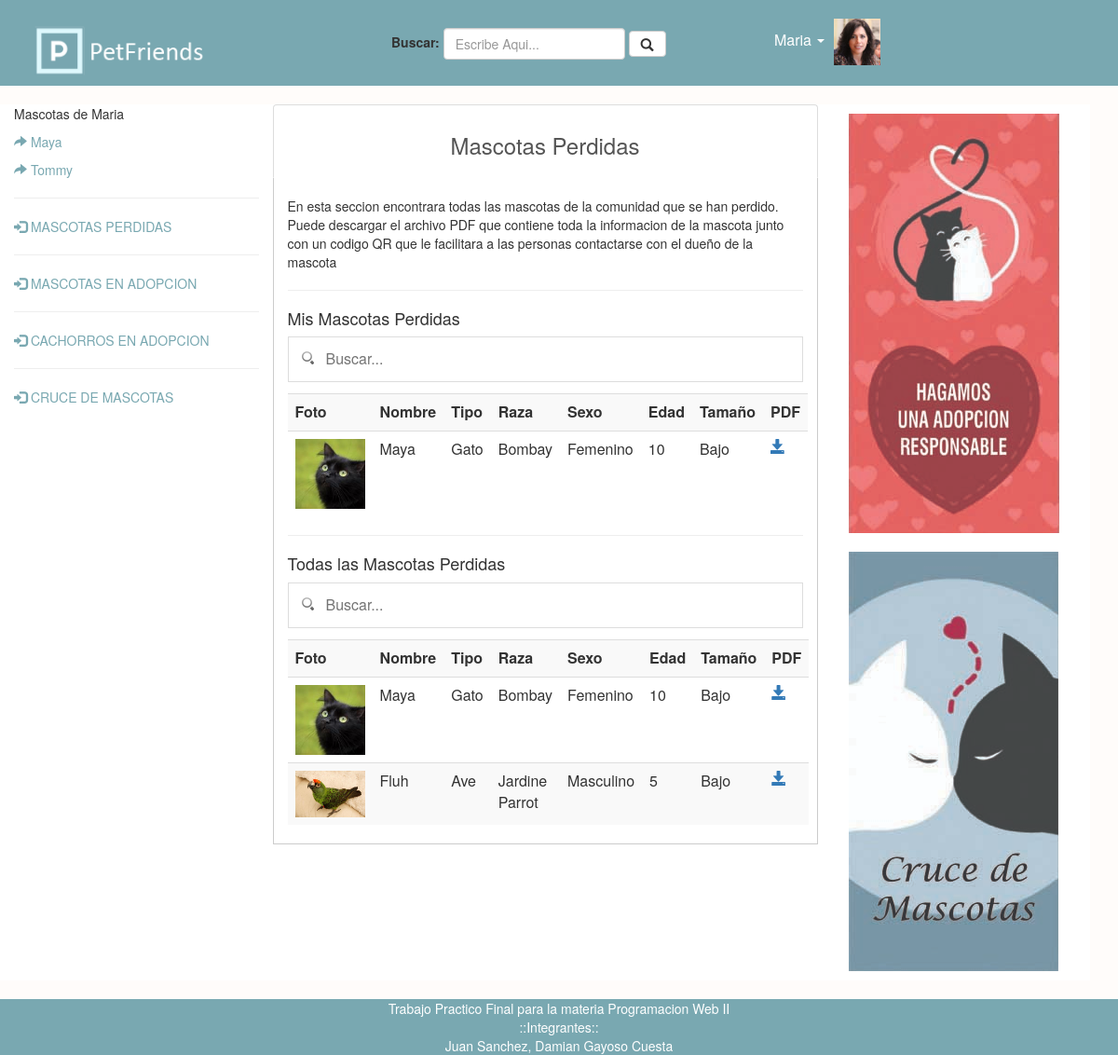
/html/pet/perdida.php (signed in), run on the app's committed database.
### tables this page shows
CREATE TABLE `users` (
  `user_id` int(11) NOT NULL,
  `user_firstName` varchar(100) NOT NULL,
  `user_lastName` varchar(100) NOT NULL,
  `user_email` varchar(100) NOT NULL,
  `user_birthdate` varchar(100) NOT NULL,
  `user_gender` varchar(100) NOT NULL,
  `user_phone` varchar(200) NOT NULL,
  `user_lat` varchar(255) NOT NULL,
  `user_lon` varchar(255) NOT NULL,
  `user_pass` varchar(100) NOT NULL,
  `user_photo` varchar(200) NOT NULL
);

CREATE TABLE `pets` (
  `pet_id` int(11) NOT NULL,
  `pet_idUser` int(11) NOT NULL,
  `pet_name` varchar(200) NOT NULL,
  `pet_type` int(11) NOT NULL,
  `pet_breed` int(11) NOT NULL,
  `pet_age` varchar(100) NOT NULL,
  `pet_size` varchar(100) NOT NULL,
  `pet_status` varchar(200) NOT NULL,
  `pet_gender` varchar(100) NOT NULL,
  `pet_photo` varchar(200) NOT NULL
);

CREATE TABLE `lost_pets` (
  `lost_id` int(11) NOT NULL,
  `lost_petId` int(11) NOT NULL,
  `lost_userId` int(11) NOT NULL,
  `lost_status` varchar(200) NOT NULL,
  `lost_description` varchar(500) NOT NULL
);

CREATE TABLE `type` (
  `type_id` int(11) NOT NULL,
  `type_description` varchar(200) NOT NULL
);

CREATE TABLE `breeds` (
  `breed_id` int(11) NOT NULL,
  `breed_type` int(11) NOT NULL,
  `breed_description` varchar(255) NOT NULL
);

### includes/perdida_info.php (the view, shortened to what this page needs)
<?php
			$user_id = $_SESSION["user"]["user_id"];
			$status = "PERDIDA";
			$query_infoPets = 	"SELECT *
								FROM petfriends_db.lost_pets as lost INNER JOIN petfriends_db.pets as pets
								ON lost.lost_petId = pets.pet_id INNER JOIN petfriends_db.type as type
								ON type.type_id = pets.pet_type INNER JOIN petfriends_db.breeds as breeds
								ON breeds.breed_id = pets.pet_breed
								WHERE lost.lost_status = '$status'";
			$consulta_infoPets = mysqli_query($conexion,$query_infoPets);
			$query_myPets = 	"SELECT *
								FROM petfriends_db.lost_pets as lost INNER JOIN petfriends_db.pets as pets
								ON lost.lost_petId = pets.pet_id INNER JOIN petfriends_db.type as type
								ON type.type_id = pets.pet_type INNER JOIN petfriends_db.breeds as breeds
								ON breeds.breed_id = pets.pet_breed
								WHERE lost.lost_status = '$status'
								AND pets.pet_idUser = '$user_id'";
			$consulta_myPets = mysqli_query($conexion,$query_myPets);
			echo '<hr /><h4>Mis Mascotas Perdidas</h4>
					<div class="text-center">
					<input type="text" id="Search" onkeyup="myFunction_search(\'my_pets_lost\')" placeholder="Buscar..."></div>
					<table class="table table-striped" id="my_pets_lost" style="width:100%">
				  <tr>
					<th>Foto</th>
					<th>Nombre</th>
					<th>Tipo</th>
					<th>Raza</th>
					<th>Sexo</th>
					<th>Edad</th>
					<th>Tamaño</th>
					<th>PDF</th>
				  </tr>';
				while ($myPets = mysqli_fetch_array($consulta_myPets)){
				echo	'<tr>
						<td><img src="',$myPets["pet_photo"],'" width="75px"></td>
						<td>',$myPets["pet_name"],'</td>
						<td>',$myPets["type_description"],'</td>
						<td>',$myPets["breed_description"],'</td>
						<td>',$myPets["pet_gender"],'</td>
						<td>',$myPets["pet_age"],'</td>
						<td>',$myPets["pet_size"],'</td>
						<td> <a href="/PETFRIENDS/includes/generar_pdf.php?pet_name=',$myPets["pet_name"],'&pet_user_id=',$myPets["pet_idUser"],'"> <span class="glyphicon glyphicon-save"></span></a></td>
						</tr>';
				}
			echo '</table><hr />';
			echo '<h4>Todas las Mascotas Perdidas</h4>
					<div class="text-center">
					<input type="text" id="Search_other" onkeyup="myFunction_other_search(\'other_pets_lost\')" placeholder="Buscar..."></div>
					<table class="table table-striped" id="other_pets_lost" style="width:100%">
				  <tr>
					<th>Foto</th>
					<th>Nombre</th>
					<th>Tipo</th>
					<th>Raza</th>
					<th>Sexo</th>
					<th>Edad</th>
					<th>Tamaño</th>
					<th>PDF</th>
				  </tr>';
				while ($infoPets = mysqli_fetch_array($consulta_infoPets)){
				echo	'<tr>
						<td><img src="',$infoPets["pet_photo"],'" width="75px"></td>
						<td>',$infoPets["pet_name"],'</td>
						<td>',$infoPets["type_description"],'</td>
						<td>',$infoPets["breed_description"],'</td>
						<td>',$infoPets["pet_gender"],'</td>
						<td>',$infoPets["pet_age"],'</td>
						<td>',$infoPets["pet_size"],'</td>
						<td> <a href="/PETFRIENDS/includes/generar_pdf.php?pet_name=',$infoPets["pet_name"],'&pet_user_id=',$infoPets["pet_idUser"],'"> <span class="glyphicon glyphicon-save"></span></a></td>
						</tr>';
				}
			echo '</table>';
?>

### includes/user_nombre.php
<?php
								$email = $_SESSION["user"]["user_email"];
								$query = 	"SELECT *
											FROM petfriends_db.users as pdb
											WHERE pdb.user_email = '$email'";
								$consulta = mysqli_query($conexion,$query);
								$row = mysqli_fetch_array($consulta);
								echo $row["user_firstName"];
							?>

### includes/user_mini_foto.php
<?php
						echo '<img src="',$row["user_photo"],'" width="50px">';
					?>

### includes/menu_izquierda.php
<?php
$user_name = $_SESSION["user"]["user_firstName"];
$email = $_SESSION["user"]["user_email"];
$query_pets = 	"SELECT *
				FROM petfriends_db.users as pdb INNER JOIN petfriends_db.pets as pts
				ON pdb.user_id = pts.pet_idUser
				WHERE pdb.user_email = '$email'";
$consulta_pets = mysqli_query($conexion,$query_pets);
echo '<p class="user_pet_title">Mascotas de ',$user_name,'</p>';
while ($pets = mysqli_fetch_array($consulta_pets)){
	echo '<p><span class="glyphicon glyphicon-share-alt" aria-hidden="true" style="color:#79A8B1;"> </span> <a style="color:#79A8B1;" href="','/PETFRIENDS/html/pet/perfil_pet.php?pet_name=',$pets["pet_name"],'&user_pet_id=',$_SESSION["user"]["user_id"],'">',$pets["pet_name"],'</a></p>';
}
echo '<hr />
<p><span class="glyphicon glyphicon-log-in" aria-hidden="true" style="color:#79A8B1;">  </span> <a style="color:#79A8B1;" href="/PETFRIENDS/html/pet/perdida.php">  MASCOTAS PERDIDAS</a></p>
<hr />
<p><span class="glyphicon glyphicon-log-in" aria-hidden="true" style="color:#79A8B1;">  </span> <a style="color:#79A8B1;" href="/PETFRIENDS/html/pet/adopcion.php">  MASCOTAS EN ADOPCION</a></p>
<hr />
<p><span class="glyphicon glyphicon-log-in" aria-hidden="true" style="color:#79A8B1;">  </span> <a style="color:#79A8B1;" href="/PETFRIENDS/html/pet/cachorros.php">  CACHORROS EN ADOPCION</a></p>
<hr />
<p><span class="glyphicon glyphicon-log-in" aria-hidden="true" style="color:#79A8B1;">  </span> <a style="color:#79A8B1;" href="/PETFRIENDS/html/pet/cruce.php">  CRUCE DE MASCOTAS</a></p>';
?>

### css/estilo.css (style rules this page uses)
body { background-color: #FFFCFA; }
#Search,#otherSearch,#Search_other,#Search_cachorros { background-image: url('../images/search.png'); background-position: 13px 14px; background-repeat: no-repeat; width: 100%; font-size: 16px; padding: 12px 20px 12px 40px; border: 1px solid #ddd; margin-bottom: 12px; }

### data on the page
users: user_firstName "Maria", user_photo (picture)
pets: pet_name "Maya"
pets: pet_name "Tommy"
lost_pets: pets.pet_photo (picture), pets.pet_name "Maya", type.type_description "Gato", breeds.breed_description "Bombay", pets.pet_gender "Femenino", pets.pet_age "10", pets.pet_size "Bajo"
lost_pets: pets.pet_photo (picture), pets.pet_name "Fluh", type.type_description "Ave", breeds.breed_description "Jardine Parrot", pets.pet_gender "Masculino", pets.pet_age "5", pets.pet_size "Bajo"

### other printed values
$user_name "Maria"
